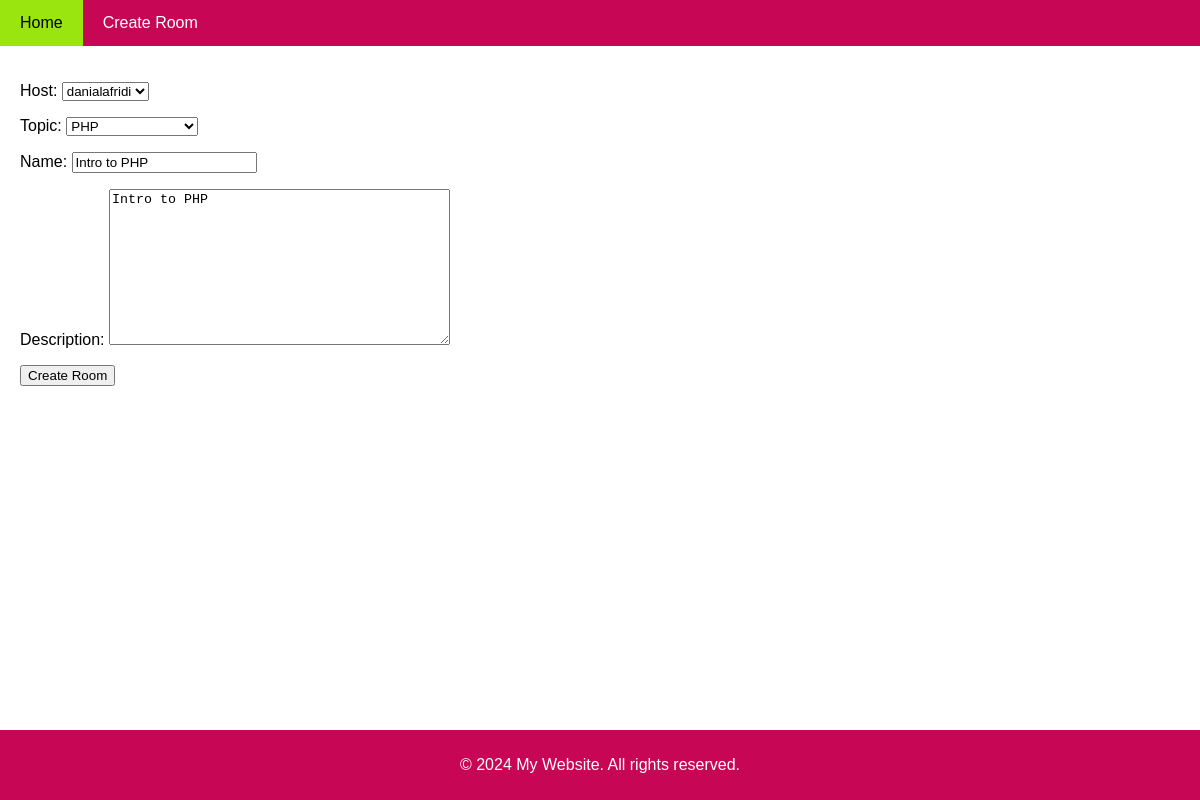
/update-room/9/, run on the app's committed database.
### base/models.py (models this page shows, shortened)
class Room(models.Model):
    host = models.ForeignKey(User, on_delete=models.SET_NULL,null=True)
    topic = models.ForeignKey(Topic, on_delete=models.SET_NULL,null=True)
    name = models.CharField(max_length=100, blank=False)
    description = models.TextField(null=True, blank=True)
    updated_at = models.DateTimeField(auto_now=True)
    created_at = models.DateTimeField(auto_now_add=True)
    class Meta:
        ordering = ['-updated_at', '-created_at']

class Topic(models.Model):
    name = models.CharField(max_length=200, blank=False)
    updated_at = models.DateTimeField(auto_now=True)
    created_at = models.DateTimeField(auto_now_add=True)
    def __str__(self):
        return str(self.name)

### base/views.py (the view)
# urls.py: path('update-room/<str:pk>/',views.updateRoom,name='update_room'),
def updateRoom(request,pk):
    room = Room.objects.get(id=pk)
    form = RoomForm(instance=room)
    if request.method == 'POST':
        form = RoomForm(request.POST, instance=room)
        if form.is_valid():
            form.save()
            return redirect('home')
    context = {'form' : form}
    return render(request,'base/room_form.html',context)

### base/forms.py
class RoomForm(ModelForm):
    class Meta:
        model = Room
        fields = '__all__'

### base/templates/base/room_form.html (shortened to what this page needs)
{% extends 'main.html' %}
{% block content %}
<main class="content">
    <div>
        <div>
            <form method="POST" action="">
                <div>
                   {{form.as_p}}
                </div>
                <div>
                    <button type="submit">Create Room</button>
                </div>
            </form>
        </div>
    </div>
</main>
{% endblock %}

### templates/main.html (style rules this page uses)
body { font-family: Arial, sans-serif; margin: 0; padding: 0; display: flex; flex-direction: column; min-height: 100vh; }
.content { flex: 1; padding: 20px; }

### data on the page
Room: host "danialafridi", topic "PHP", description "Intro to PHP"
Topic: name "Intro to PHP"
